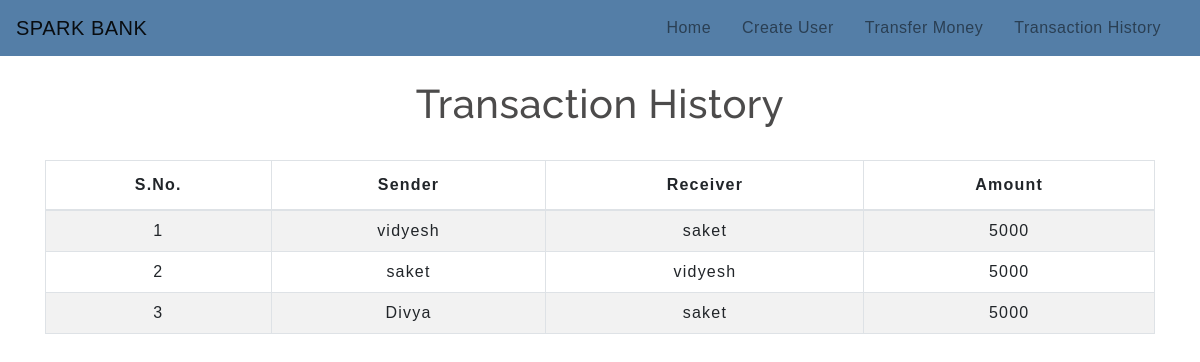
The page /transactionhistory.php on the database its author committed.
### tables this page shows
CREATE TABLE `transaction` (
  `sno` int(200) NOT NULL,
  `sender` text NOT NULL,
  `receiver` text NOT NULL,
  `balance` int(200) NOT NULL,
  `datetime` datetime(6) NOT NULL
);

### transactionhistory.php (the view, shortened to what this page needs)
<!DOCTYPE html>
<html lang="en">
<head>
    <link rel="stylesheet" href="https://stackpath.bootstrapcdn.com/bootstrap/4.5.2/css/bootstrap.min.css">
    <link rel="stylesheet" type="text/css" href="css/table.css">
    <link rel="stylesheet" type="text/css" href="css/navbar.css">
</head>
<body>
<?php
  include 'navbar.php';
?>
	<div class="container">
        <h2 class="text-center pt-4">Transaction History</h2>
       <br>
       <div class="table-responsive-sm">
    <table class="table table-hover table-striped table-condensed table-bordered">
        <thead>
            <tr>
                <th class="text-center">S.No.</th>
                <th class="text-center">Sender</th>
                <th class="text-center">Receiver</th>
                <th class="text-center">Amount</th>
            </tr>
        </thead>
        <tbody>
        <?php
            include 'config.php';
            $sql ="select * from transaction";
            $query =mysqli_query($conn, $sql);
            while($rows = mysqli_fetch_assoc($query))
            {
        ?>
            <tr>
            <td class="py-2"><?php echo $rows['sno']; ?></td>
            <td class="py-2"><?php echo $rows['sender']; ?></td>
            <td class="py-2"><?php echo $rows['receiver']; ?></td>
            <td class="py-2"><?php echo $rows['balance']; ?> </td>
        <?php
            }
        ?>
        </tbody>
    </table>
    </div>
</div>
</body>
</html>

### table.css (style rules this page uses)
* { padding: 0; margin: 0; box-sizing: border-box; font-family: sans-serif; }
h2 { font-size: 40px; }
table { letter-spacing: 1.2px; }
td { text-align: center; }

### navbar.css (style rules this page uses)
h2 { color: #4C4B4B; letter-spacing: 0.5px; font-family: raleway; }

### rows shown on the page
transaction: sno "1", sender "vidyesh", receiver "saket", balance "5000"
transaction: sno "2", sender "saket", receiver "vidyesh", balance "5000"
transaction: sno "3", sender "Divya", receiver "saket", balance "5000"
